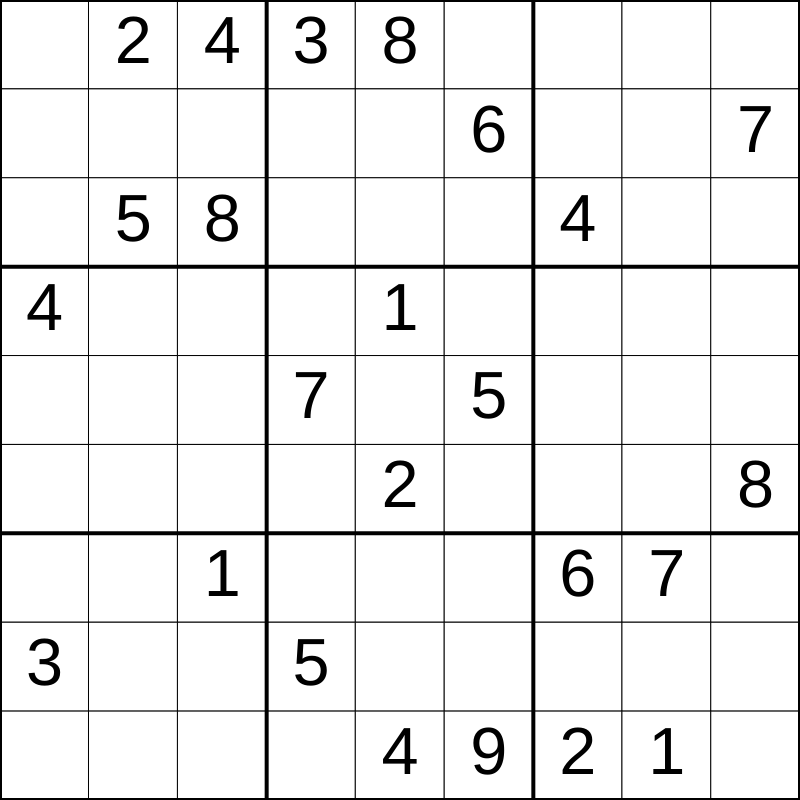
Frame 1 (no input)
Frame 60 (no input): identical to frame 1, image omitted
Frame 120 (the mouse pressed at the canvas centre since frame 60): identical to frame 1, image omitted

The p5.js sketch that drew this single still picture (run headless with seeded random() and noise() and a simulated clock; from frame 60 on, the mouse is pressed at the canvas centre):

// p5.js sketch
// ── sketch.js
// Sudoku

let initialGrid = [
  [0, 2, 4, 3, 8, 0, 0, 0, 0],
  [0, 0, 0, 0, 0, 6, 0, 0, 7],
  [0, 5, 8, 0, 0, 0, 4, 0, 0],
  [4, 0, 0, 0, 1, 0, 0, 0, 0],
  [0, 0, 0, 7, 0, 5, 0, 0, 0],
  [0, 0, 0, 0, 2, 0, 0, 0, 8],
  [0, 0, 1, 0, 0, 0, 6, 7, 0],
  [3, 0, 0, 5, 0, 0, 0, 0, 0], 
  [0, 0, 0, 0, 4, 9, 2, 1, 0],
];

let gridDimesions = 9;
let cellSize;
let grid;

function setup() {
  if (windowWidth < windowHeight) {
    createCanvas(windowWidth*0.8, windowWidth*0.8);
  }
  else {
    createCanvas(windowHeight*0.8, windowHeight*0.8);
  }

  grid = initialGrid;
  cellSize = width/gridDimesions;
}

function draw() {
  background(220);
  displayGrid();
}

function windowResized() {
  setup();
}

function displayGrid() {
  for (let y=0; y<gridDimesions; y++) {
    for (let x=0; x<gridDimesions; x++) {
      fill("white");
      strokeWeight(1);
      rect(x*cellSize, y*cellSize, cellSize, cellSize);

      if (grid[y][x] !== 0) {
        fill("black");
        textSize(cellSize*0.75);
        textAlign(CENTER, CENTER);
        text(grid[y][x], x*cellSize + cellSize/2, y*cellSize + cellSize/2);
      }
    }
  }

  drawCageLines();
}

function drawCageLines() {
  strokeWeight(4);

  for (let location = 0; location <= 9; location += 3) {
    line(0, location*cellSize, width, location*cellSize);
    line(location*cellSize, 0, location*cellSize, height);
  }
}
